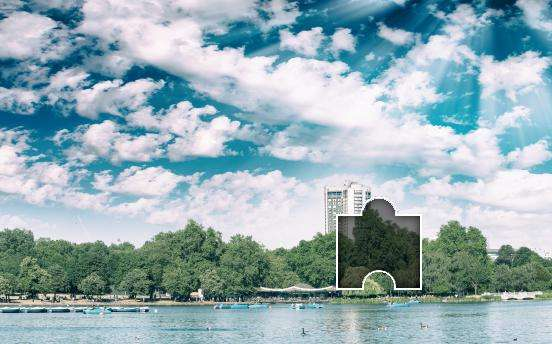
#> input picture tests/1/1.jpeg, 552 x 344 px
$ python -i capcha.py   (imports and definitions only)
#> lines starting #> are read from the running program, lines starting #| are printed output that depends on the picture; after the words box and inside, x2 and y2 are one past the last pixel; in counts of white or black regions, pixels touching at a corner belong together
import cv2

# 使用到的算法： 大津算法(THRESH_OTSU)\cv2.findContours
# author:hglf
# since: 2022-2-18


def find_rect(path, target_w, target_h, threshold=.25, top=-1, debug=False):
    img = cv2.imread(path, cv2.IMREAD_GRAYSCALE)
    ret, thresh1 = cv2.threshold(img,0,255,cv2.THRESH_BINARY+cv2.THRESH_OTSU)
    if debug:
        cv2.imshow('frame', thresh1)
        cv2.waitKey(0)
    # 轮廓提取
    contours, _ = cv2.findContours(thresh1, cv2.RETR_TREE, cv2.CHAIN_APPROX_SIMPLE)

    retArray = []

    for i, cnt in enumerate(contours):
        x, y, w, h = cv2.boundingRect(cnt)  # 外接矩形
        area = w * h
        if w <= 0 or h <= 0:
            continue
        if abs(target_w * target_h - area) > threshold * area:
            # too small
            continue
        if abs(target_w - w) > threshold * w:
            continue
        if abs(target_h - h) > threshold * h:
            continue

        if top > 0 and abs(top - y) > 10:
            continue
        if debug:
            copy = img.copy()
            cv2.rectangle(copy, (x, y), (x + w, y + h), (0, 0, 255), 2)
            cv2.drawContours(copy, [cnt], 0, (0, 255, 0), 1)
            cv2.imshow('frame', copy)
            cv2.waitKey(0)
        retArray.append((x, y, w, h))
    return retArray


def load_sample(path, debug=False):
#> called with path = '../../tests/1/1.jpeg', debug = False
    img = cv2.imread(path)
#> img is the input picture: shape (344, 552, 3); mean B, G, R 180.9, 173.7, 149
    canny = cv2.Canny(img, 200, 400)
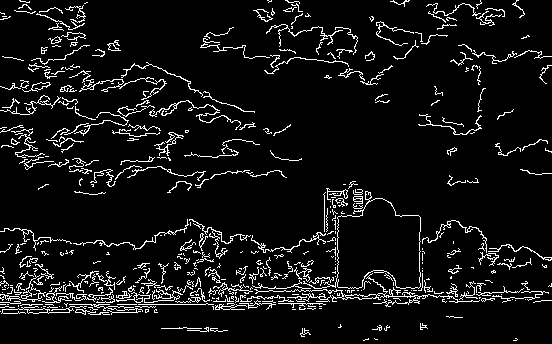
#> canny: shape (344, 552); 7.4% white in thin lines or dots
    if debug:
        cv2.imshow('frame', canny)
        cv2.waitKey(0)
    # 轮廓提取
    contours, _ = cv2.findContours(canny, cv2.RETR_TREE, cv2.CHAIN_APPROX_SIMPLE)
#> contours = 549 contours, 500 with area under 20; largest, box (x1, y1, x2, y2) and area: (303, 191, 421, 289) 5938, (336, 198, 421, 289) 5870, (252, 273, 480, 307) 222, (149, 100, 241, 130) 128, (345, 294, 377, 300) 86

    maxArea = 0
    find_w = 0
    find_h = 0
    find_left = 0
    find_top = 0
    for i, contour in enumerate(contours):
        area = cv2.contourArea(contour)
        if area < 100:
            continue
        x, y, w, h = cv2.boundingRect(contour)  # 外接矩形
        if debug:
            # print(f"{i}-->{area}, {w * h}")
            copy = img.copy()
            cv2.rectangle(copy, (x, y), (x + w, y + h), (0, 0, 255), 2)
            cv2.imshow('frame', copy)
            cv2.waitKey(0)
        if area > maxArea:
            maxArea = area
            find_w = w
            find_h = h
            find_left = x
            find_top = y
#> this loop made 549 passes
#> (area, x, y, w, h, maxArea, find_w, find_h) on passes 192, 351: (222, 252, 273, 228, 34, 222, 228, 34), (5938, 303, 191, 118, 98, 5938, 118, 98)
#> area on passes 21, 22, 35, 36, 41, 42: 34.5, 25.5, 74, 66.5, 60.5, 49.5
#> after the loop, find_h = 98; find_left = 303; find_top = 191; find_w = 118; maxArea = 5938
    return find_w, find_h, find_left, find_top


# [13 lines not run here, left out]

>>> result = load_sample('../../tests/1/1.jpeg')
#> result = (118, 98, 303, 191)
